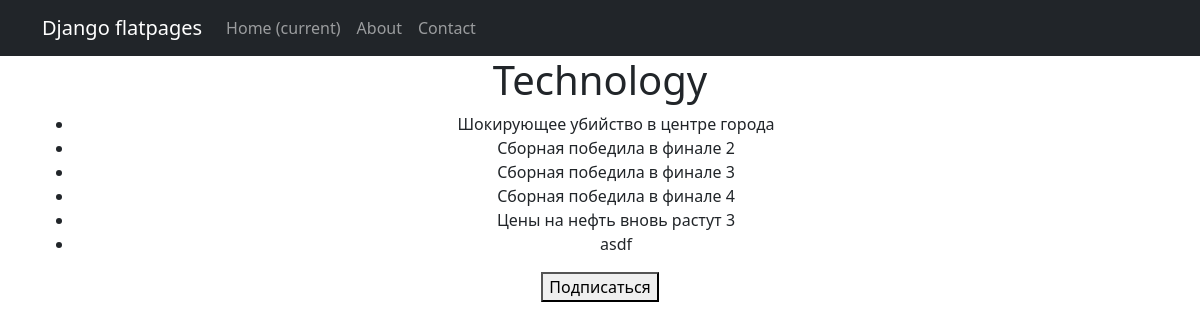
/category/12/ (signed in), run on an earlier commit of the app's database.
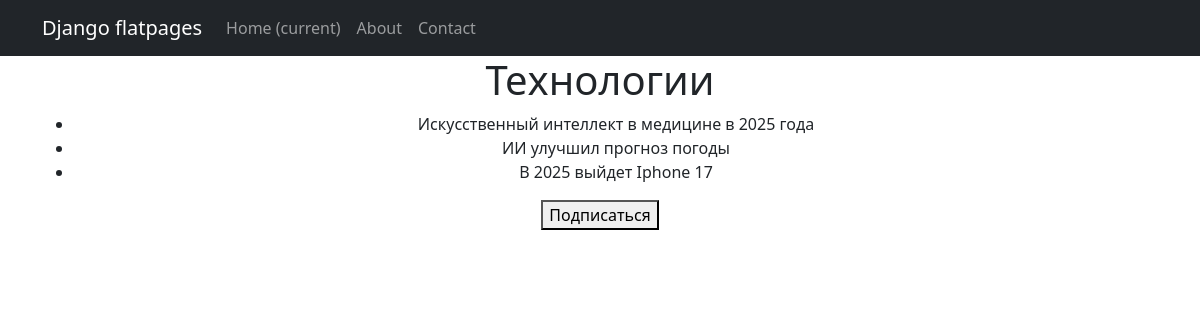
And on a later commit of the database.
### models_app/models.py (models this page shows, shortened)
class Category(models.Model):
    name = models.CharField(max_length=100, unique=True)
    subscribers = models.ManyToManyField(User, related_name='subscribed_categories', blank=True)

class Post(models.Model):
    ARTICLE = 'AR'
    NEWS = 'NW'
    POST_TYPE_CHOICES = [
        (ARTICLE, 'Article'),
        (NEWS, 'News'),
    ]
    author = models.ForeignKey(Author, on_delete=models.CASCADE, related_name='posts')
    post_type = models.CharField(max_length=2, choices=POST_TYPE_CHOICES, default=ARTICLE)
    created_at = models.DateTimeField(auto_now_add=True)
    categories = models.ManyToManyField(Category, related_name='posts')
    title = models.CharField(max_length=255)
    content = models.TextField()
    rating = models.IntegerField(default=0)

### email_app/views.py (the view, shortened to what this page needs)
# urls.py: path('category/<int:pk>/', SubscribeToCategoryView.as_view(), name='category_detail'),
class SubscribeToCategoryView(LoginRequiredMixin, DetailView):
    model = Category
    template_name = 'email_app/subscribe_category.html'
    context_object_name = 'category'
    def get_context_data(self, **kwargs):
        context = super().get_context_data(**kwargs)
        category = self.get_object()
        context['news'] = category.posts.filter(post_type=Post.NEWS)
        context['is_subscribed'] = category.subscribers.filter(id=self.request.user.id).exists()
        return context

### email_app/templates/email_app/subscribe_category.html (shortened to what this page needs)
{% extends 'flatpages/default.html' %}
{% block content %}
<h1>{{ category.name }}</h1>
<ul>
    {% for post in news %}
        <li>{{ post.title }}</li>
    {% endfor %}
</ul>
{% if is_subscribed %}
    <p style="color:red">Вы уже подписаны на эту категорию.</p>
{% else %}
    <form action="{% url 'category_detail' category.id %}" method="post">
        <button type="submit">Подписаться</button>
    </form>
{% endif %}
{% endblock content %}

### templates/flatpages/default.html (shortened to what this page needs)
<!DOCTYPE html>
<html lang="en">
    <head>
        {% load static %}
        <link href="{% static 'css/styles.css' %}" rel="stylesheet" />
    </head>
    <body>
        <nav class="navbar navbar-expand-lg navbar-dark bg-dark static-top">
            <div class="container">
               <a class="navbar-brand" href="#">Django flatpages</a>
               <div class="collapse navbar-collapse" id="navbarResponsive">
                   <ul class="navbar-nav ml-auto">
                       <li class="nav-item active">
                           <a class="nav-link" href="#">Home
                               <span class="sr-only">(current)</span>
                           </a>
                       </li>
                       <li class="nav-item">
                           <a class="nav-link" href="/about/">About</a>
                       </li>
                       <li class="nav-item">
                           <a class="nav-link" href="/contacts/">Contact</a>
                       </li>
                   </ul>
               </div>
            </div>
        </nav>
        <div class="container">
            <div class="row">
               <div class="col-lg-12 text-center">
                   {% block content %}
                   {% endblock content %}
               </div>
           </div>
        </div>
    </body>
</html>

What changed in the data, as far as the page shows it:
no longer on this page (row unchanged): Post: title "Шокирующее убийство в центре города"
removed Post: title "Сборная победила в финале 2"
removed Post: title "Сборная победила в финале 3"
removed Post: title "Сборная победила в финале 4"
removed Post: title "Цены на нефть вновь растут 3"
removed Post: title "asdf"
changed Category: name "Technology" → "Технологии"
now on this page (row unchanged): Post: title "Искусственный интеллект в медицине в 2025 года"
now on this page (row unchanged): Post: title "ИИ улучшил прогноз погоды"
added Post: title "В 2025 выйдет Iphone 17"
